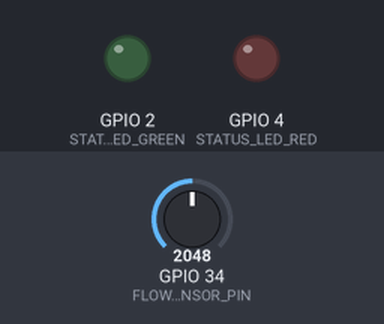
Simulated run of this sketch. Board: ESP32. Shown: output pins drawn as LEDs (lit = HIGH). Inputs (shaded band) come from the test bench; at power-on: GPIO 34 (FLOW_SENSOR_PIN) = 2048. What the sketch prints to the serial monitor is not drawn.

Above: at 1.7 s.
1.8 s: GPIO 34 (FLOW_SENSOR_PIN) set to 3363
7.2 s: GPIO 34 (FLOW_SENSOR_PIN) set to 3465
At 13.0 s:
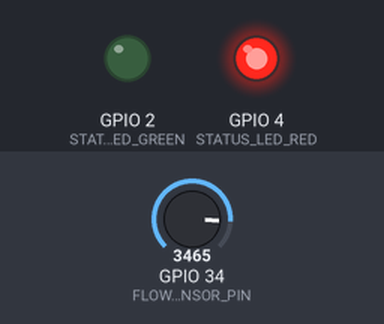
13.4 s: GPIO 34 (FLOW_SENSOR_PIN) set to 2866
At 15.4 s:
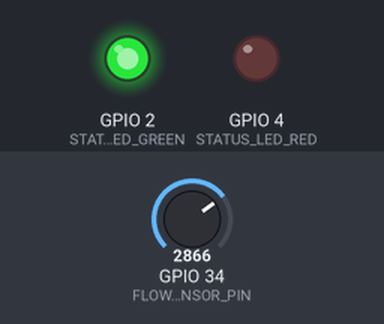
16.3 s: GPIO 34 (FLOW_SENSOR_PIN) set to 3603
At 23.0 s:
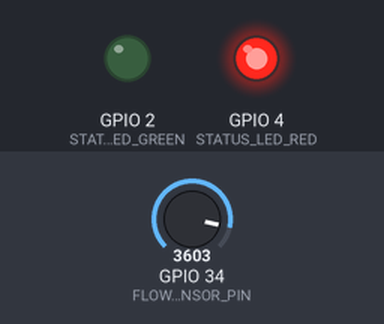
Timing chart, 0 to 23.5 s (numbered marks = the images above; inputs shaded):
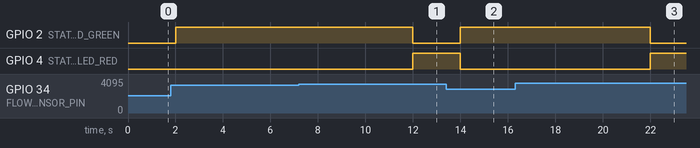

The sketch:

esp32_sensor_node.ino
```cpp
/* ============================================================
   SIH 2026: Village Water Point Uptime Monitoring System
   Task 4: Sensing Node Firmware (ESP32 C++ Code for Wokwi)
   ============================================================
   Features:
   1. Non-blocking timing using millis() (Zero blocking delay())
   2. Plausibility Check: Rejects impossible flow values (>100 L/min)
   3. Moving Average Filter: 5-sample buffer smoothing
   4. Structured Serial JSON Output matching dataset schema
   ============================================================ */

#include <Arduino.h>

// Pin Definitions
const int FLOW_SENSOR_PIN = 34; // Analog input for simulated water flow sensor (Potentiometer)
const int STATUS_LED_GREEN = 2; // LED for Flow OK
const int STATUS_LED_RED   = 4; // LED for Flow Stopped / Down

// Non-blocking Timing Schedule
unsigned long lastSampleTime = 0;
const unsigned long SAMPLE_INTERVAL_MS = 2000; // Sample every 2 seconds without blocking

// Moving Average Smoothing Buffer
const int FILTER_WINDOW_SIZE = 5;
float flowReadingsBuffer[FILTER_WINDOW_SIZE];
int bufferIndex = 0;
int validSampleCount = 0;

// Plausibility Check Thresholds
const float MIN_PLAUSIBLE_FLOW = 0.0;    // Min valid L/min
const float MAX_PLAUSIBLE_FLOW = 100.0;  // Max valid L/min (rejects spikes > 100 L/min)

// SIH 2026 Level 2: Change 2 Debounce Counter State
const int CONSECUTIVE_FAULT_THRESHOLD = 3; // Must stay true for 3 consecutive readings
int consecutiveFaultCounter = 0;

// Telemetry Counters
unsigned int readingSequenceId = 1001;

// Function Declarations
float readRawFlowSensor();
bool applyPlausibilityCheck(float rawFlow);
float computeMovingAverage(float validFlow);
void transmitSerialTelemetryJSON(float smoothedFlow, bool flowOk);

void setup() {
  Serial.begin(115200);
  delay(500); // Initial serial port setup delay

  pinMode(STATUS_LED_GREEN, OUTPUT);
  pinMode(STATUS_LED_RED, OUTPUT);

  // Initialize smoothing buffer with zeros
  for (int i = 0; i < FILTER_WINDOW_SIZE; i++) {
    flowReadingsBuffer[i] = 0.0;
  }

  Serial.println("=================================================");
  Serial.println(" SIH 2026 — ESP32 Water Point Sensing Node Started");
  Serial.println(" TELEMETRY & ALARM FILTERING ENGINE ACTIVE:");
  Serial.println(" - 5-Sample Moving Average & Delta Calculation");
  Serial.println(" - 3-Sample Consecutive Alarm Debounce Filter");
  Serial.println("=================================================");
}

void loop() {
  unsigned long currentMillis = millis();

  // Task 4 Core: Non-blocking schedule check using millis()
  if (currentMillis - lastSampleTime >= SAMPLE_INTERVAL_MS) {
    lastSampleTime = currentMillis;

    // 1. Read Raw Flow Sensor Simulation
    float rawFlowRate = readRawFlowSensor();

    // 2. Calculate internal values (5-sample Moving Avg & Difference Delta)
    float smoothedFlowRate = computeMovingAverage(rawFlowRate);
    float flowDelta = rawFlowRate - smoothedFlowRate;

    // Print computed values explicitly to Serial
    Serial.print("[TELEMETRY METRICS] Raw: ");
    Serial.print(rawFlowRate, 1);
    Serial.print(" L/min | 5-Sample Avg: ");
    Serial.print(smoothedFlowRate, 1);
    Serial.print(" L/min | Delta: ");
    if (flowDelta >= 0) Serial.print("+");
    Serial.print(flowDelta, 1);
    Serial.println(" L/min");

    // 3. Alarm Debouncing (Requires 3 consecutive abnormal readings)
    bool isRawAbnormal = (rawFlowRate > MAX_PLAUSIBLE_FLOW || rawFlowRate < 2.0);

    if (isRawAbnormal) {
      consecutiveFaultCounter++;

      if (consecutiveFaultCounter < CONSECUTIVE_FAULT_THRESHOLD) {
        // Single or 2-off spike ignored, alarm suppressed!
        digitalWrite(STATUS_LED_GREEN, HIGH);
        digitalWrite(STATUS_LED_RED, LOW); // Red alarm LED stays OFF

        Serial.print("[ALARM SUPPRESSED] One-off anomaly count: ");
        Serial.print(consecutiveFaultCounter);
        Serial.println("/3. Single spike ignored - alarm suppressed!");
      } else {
        // Sustained change true for 3 consecutive readings: FIRE ALARM!
        digitalWrite(STATUS_LED_GREEN, LOW);
        digitalWrite(STATUS_LED_RED, HIGH); // Red alarm LED fires!

        Serial.print("🚨 [ALARM FIRED] Sustained anomaly detected for ");
        Serial.print(consecutiveFaultCounter);
        Serial.println(" consecutive readings! Alarm triggered!");
      }
    } else {
      // Reading returned to normal: Reset consecutive fault counter!
      consecutiveFaultCounter = 0;
      digitalWrite(STATUS_LED_GREEN, HIGH);
      digitalWrite(STATUS_LED_RED, LOW);
    }

    // Determine Flow Status for JSON telemetry
    bool isFlowOk = (smoothedFlowRate > 2.0);

    // 4. Output Serial JSON matching exact dataset schema
    transmitSerialTelemetryJSON(smoothedFlowRate, isFlowOk);
  }

  // Other non-blocking background tasks can run freely here
}

// -------------------------------------------------------------
// Read Sensor (Maps 0-4095 ADC to 0.0 - 120.0 L/min flow rate)
// -------------------------------------------------------------
float readRawFlowSensor() {
  int rawAdc = analogRead(FLOW_SENSOR_PIN);
  float flowRate = (rawAdc / 4095.0) * 120.0; // Simulated flow rate
  return flowRate;
}

// -------------------------------------------------------------
// Plausibility Filter Check
// -------------------------------------------------------------
bool applyPlausibilityCheck(float rawFlow) {
  if (rawFlow < MIN_PLAUSIBLE_FLOW || rawFlow > MAX_PLAUSIBLE_FLOW) {
    return false; // Rejected
  }
  return true; // Passed
}

// -------------------------------------------------------------
// Moving Average Filter Calculation
// -------------------------------------------------------------
float computeMovingAverage(float validFlow) {
  flowReadingsBuffer[bufferIndex] = validFlow;
  bufferIndex = (bufferIndex + 1) % FILTER_WINDOW_SIZE;

  if (validSampleCount < FILTER_WINDOW_SIZE) {
    validSampleCount++;
  }

  float sum = 0.0;
  for (int i = 0; i < validSampleCount; i++) {
    sum += flowReadingsBuffer[i];
  }
  return sum / validSampleCount;
}

// -------------------------------------------------------------
// Serial Output JSON matching Task 1 Dataset Schema
// -------------------------------------------------------------
void transmitSerialTelemetryJSON(float smoothedFlow, bool flowOk) {
  readingSequenceId++;

  Serial.print("{\"reading_id\":\"RD-SIM-");
  Serial.print(readingSequenceId);
  Serial.print("\",\"waterpoint_id\":\"WP-CHN-01\",\"habitation\":\"Adyar West\",\"district\":\"Chennai\",\"state\":\"Tamil Nadu\",\"flow_ok\":");
  Serial.print(flowOk ? "true" : "false");
  Serial.print(",\"usage_count\":");
  Serial.print((int)smoothedFlow);
  Serial.println(",\"recorded_at\":\"2026-07-25T11:25:00Z\"}");
}
```

Measured:
- the behaviour switches between 3412 and 3413 on GPIO 34 (FLOW_SENSOR_PIN) (found by bisection; images 0 and 1)
- after the input at 7.2 s, GPIO 2 (STATUS_LED_GREEN): HIGH → LOW after 4.8 s; GPIO 4 (STATUS_LED_RED): LOW → HIGH after 4.8 s
- after the input at 13.4 s, GPIO 2 (STATUS_LED_GREEN): LOW → HIGH after 0.60 s; GPIO 4 (STATUS_LED_RED): HIGH → LOW after 0.60 s
- after the input at 16.3 s, GPIO 2 (STATUS_LED_GREEN): HIGH → LOW after 5.7 s; GPIO 4 (STATUS_LED_RED): LOW → HIGH after 5.7 s
